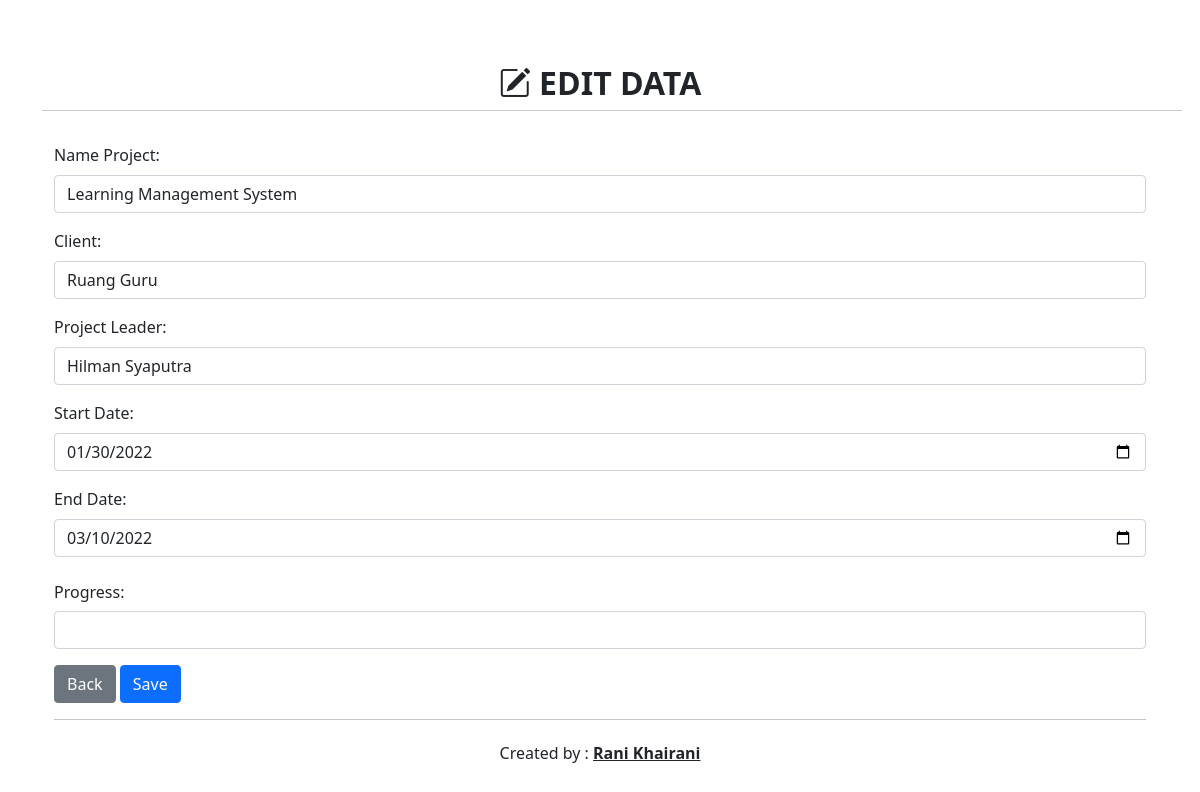
The app's page /update.php?id_project=8 with its own data.
### tables this page shows
CREATE TABLE `anggota` (
  `id_project` int(11) NOT NULL,
  `nameproject` varchar(50) DEFAULT NULL,
  `client` varchar(50) DEFAULT NULL,
  `projectleader` varchar(30) DEFAULT NULL,
  `startdate` date NOT NULL,
  `enddate` date DEFAULT NULL,
  `progress` varchar(50) NOT NULL
);

### update.php (the view, shortened to what this page needs)
<!DOCTYPE html>
<html>
<head>
    <link rel="stylesheet" href="bootstrap/css/bootstrap.min.css">
    <link rel="stylesheet" href="bootstrap/css/bootstrap.min.css">
    <link rel="stylesheet" href="https://cdn.jsdelivr.net/npm/bootstrap-icons@1.9.0/font/bootstrap-icons.css">
    <link href="https://cdn.jsdelivr.net/npm/bootstrap@5.2.0-beta1/dist/css/bootstrap.min.css" rel="stylesheet">
    <link rel="stylesheet" href="https://cdn.jsdelivr.net/npm/bootstrap-icons@1.9.0/font/bootstrap-icons.css">
    <link rel="stylesheet" href="https://cdnjs.cloudflare.com/ajax/libs/twitter-bootstrap/5.1.3/css/bootstrap.min.css">
    <link rel="stylesheet" href="https://cdn.datatables.net/1.12.1/css/dataTables.bootstrap5.min.css">
</head>
<body>
<div class="container">
    <?php
    include "koneksi.php";
    function input($data) {
        $data = trim($data);
        $data = stripslashes($data);
        $data = htmlspecialchars($data);
        return $data;
    }
    if (isset($_GET['id_project'])) {
        $id_project=input($_GET["id_project"]);
        $sql="select * from anggota where id_project=$id_project";
        $hasil=mysqli_query($kon,$sql);
        $data = mysqli_fetch_assoc($hasil);
    }
    ?>
    <div class="row my-3">
     <div class="col-md">
        <br><br>
        <h2 class="text-uppercase text-center fw-bold"><i class="bi bi-pencil-square"></i>&nbsp;Edit Data</h2>
      </div>
      <hr>
    </div>
    <form action="<?php echo htmlspecialchars($_SERVER["PHP_SELF"]);?>" method="post"">
        <div class="form-group">
            <label>Name Project:</label>
            <input type="text" name="nameproject" class="form-control" value="<?php echo $data['nameproject']; ?>" placeholder="Ketik di sini..." required />
        </div>
        <div class="form-group">
            <label>Client:</label>
            <input type="text" name="client" class="form-control" value="<?php echo $data['client']; ?>" placeholder="Ketik di sini..." required/>
        </div>
        <div class="form-group">
            <label>Project Leader:</label>
            <input type="text" name="projectleader" class="form-control" value="<?php echo $data['projectleader']; ?>" placeholder="Ketik di sini..." required/>
        </div>
        <div class="form-group">
            <label>Start Date:</label>
            <input type="date" name="startdate" class="form-control" value="<?php echo $data['startdate']; ?>" placeholder="Ketik di sini..." required/>
        </div>
        <div class="form-group">
            <label>End Date:</label>
            <input type="date" name="enddate" class="form-control" value="<?php echo $data['enddate']; ?>" placeholder="Ketik di sini..." required/>
        </div>
        <div class="form-group">
                                <label for="nomor" class="col-form-label">Progress:</label>
                                <input type="number" class="form-control" id="progress" name="progress"
                                    value="<?=$proyekById['progress'];?>" max="100">
                            </div>
                <a href="index.php" class="btn btn-secondary">Back</a>
                <button type="submit" name="tambah" class="btn btn-primary">Save</button>
                <br><hr>
    </form>
</div>
    <footer class="text-center" style="padding-top: 5px;">
    <p>Created by : <u class="fw-bold">Rani Khairani</u></p>
    </footer>
</body>
</html>

### records on screen
anggota: nameproject "Learning Management System", client "Ruang Guru", projectleader "Hilman Syaputra", startdate "01/30/2022", enddate "03/10/2022"
